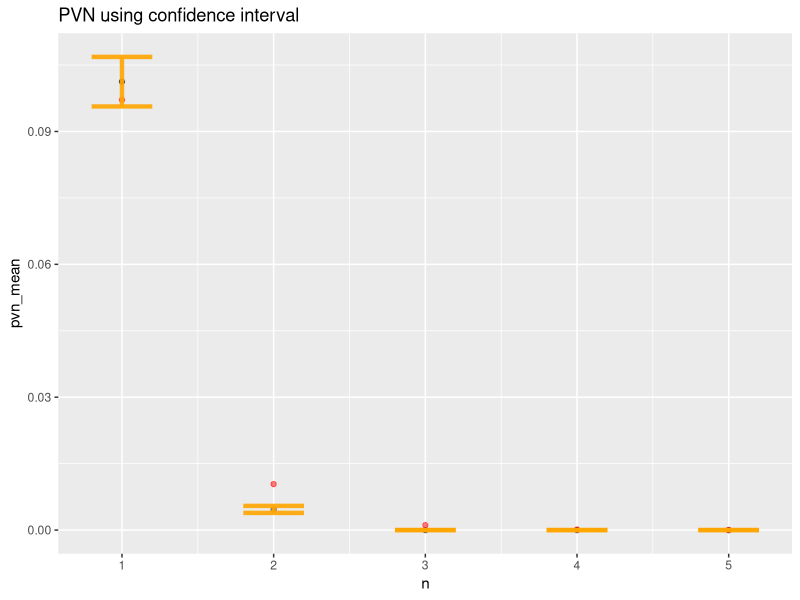
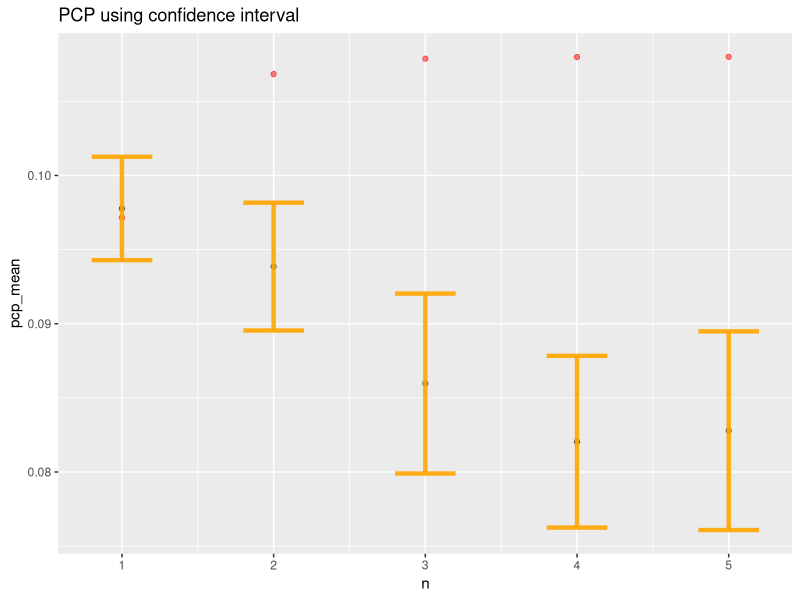

Generate these figures, in order, with R:
## ---- chunk 1
knitr::opts_chunk$set(echo = TRUE)
require(ggplot2)
require(dplyr)
## ---- chunk 2

# Extract
# cat *.out | grep PCP | cut -d' ' -f1 | cut -d: -f2
# cat *.out | grep PVN | cut -d' ' -f1 | cut -d: -f2

# 1 replica
# Run: cd inputgen/; go run main.go --duration=3600000 --r=10 --mu=0.0036 --bigOmega=0.003 --littleOmega=0.0001; cd ..; for i in `seq 1 10`; do go run main.go --rate=1 --warmup=0 --d=1h --i=inputgen/input_$i.csv > r1_$i.out; done
# Pack output: zip sim_1_out.zip r1_*.out

sim_1 <- data.frame("n"=1, "pcp"=c(0.087828,0.100554,0.122147,0.091038,0.099548,0.102508,0.101182,0.098226,0.091749,0.110540,0.082539,0.084199,0.097930,0.103615,0.082634,0.075048,0.099349,0.091276,0.103073,0.097636,0.102800,0.087523,0.114552,0.100970,0.105609,0.098608,0.109040,0.093157,0.119403,0.099156,0.075839,0.094279,0.077695,0.096843,0.087811,0.103664,0.097543,0.101913,0.114679,0.081196,0.120413,0.091432,0.091970,0.083556,0.091861,0.132718,0.092036,0.087000,0.112325,0.100490), "pvn"=c(0.096868, 0.116235, 0.084960, 0.110168, 0.130572, 0.132739, 0.070176, 0.093550, 0.091497, 0.085696))

# 2 replicas
# Run: cd clustergo; for i in `seq 1 10`; do cd inputgen/; go run main.go --duration=3600000 --r=2 --mu=0.0036 --bigOmega=0.003 --littleOmega=0.0001; cd ..;  go run main.go --rate=1 --warmup=0 --d=1h --i=inputgen/input_1.csv,inputgen/input_2.csv > r2_$i.out; rm inputgen/input_*.csv; done
# Pack output: zip sim_2_out.zip r2_*.out; rm *.out

sim_2 <- data.frame("n"=2, "pcp"=c(0.103967,0.089648,0.113708,0.084848,0.078597,0.098332,0.137233,0.072529,0.106390,0.089083,0.074353,0.110095,0.096170,0.071154,0.083234,0.077419,0.104308,0.089559,0.123605,0.077239,0.120112,0.102607,0.095481,0.094122,0.085818,0.116828,0.081776,0.106396,0.110923,0.092733,0.107282,0.071275,0.095274,0.095999,0.076614,0.099532,0.096317,0.101180,0.113841,0.091892,0.091085,0.093966,0.086518,0.066064,0.094390,0.091578,0.085647,0.080538,0.094753,0.070735), "pvn"=c(0.004891,0.003876,0.008996,0.001429,0.006466,0.004020,0.011546,0.002198,0.003598,0.001286,0.004288,0.010889,0.004433,0.001628,0.002104,0.004995,0.005269,0.001762,0.002564,0.003522,0.011380,0.002592,0.003929,0.006072,0.003638,0.012467,0.003614,0.008944,0.006296,0.002932,0.003405,0.003124,0.002313,0.000044,0.004821,0.005040,0.004700,0.008588,0.006201,0.005290,0.003896,0.004797,0.003823,0.002525,0.005128,0.004599,0.003808,0.003739,0.004910,0.001141))

# 3 replicas
# Run: for i in `seq 1 10`; do cd inputgen/; go run main.go --duration=3600000 --r=3 --mu=0.0036 --bigOmega=0.003 --littleOmega=0.0001; cd ..;  go run main.go --rate=1 --warmup=0 --d=1h --i=inputgen/input_1.csv,inputgen/input_2.csv,inputgen/input_3.csv > r3_$i.out; rm inputgen/input_*.csv; done
# Pack output: zip sim_3_out.zip r3_*.out; rm *.out

sim_3 <- data.frame("n"=3, "pcp"=c(0.076665, 0.099287, 0.084492, 0.081343, 0.095050, 0.087707, 0.091867, 0.071911, 0.090259, 0.081107), "pvn"=c(0.000000, 0.000000, 0.000000, 0.000000, 0.000000, 0.000000, 0.000000, 0.000000, 0.000000, 0.000000))

# 4 Replicas
# Run: for i in `seq 1 10`; do cd inputgen/; go run main.go --duration=3600000 --r=4 --mu=0.0036 --bigOmega=0.003 --littleOmega=0.0001; cd ..;  go run main.go --rate=1 --warmup=0 --d=1h --i=inputgen/input_1.csv,inputgen/input_2.csv,inputgen/input_3.csv,inputgen/input_4.csv > r4_$i.out; rm inputgen/input_*.csv; done
# Pack output: zip sim_4_out.zip r4_*.out; rm *.out

sim_4 <- data.frame("n"=4, "pcp"=c(0.089460, 0.086109, 0.079032, 0.073925, 0.089927, 0.093196, 0.087492, 0.072702, 0.077475, 0.071132), "pvn"=c(0.000000, 0.000000, 0.000000, 0.000000, 0.000000, 0.000000, 0.000000, 0.000000, 0.000000, 0.000000))

# 5 Replicas
# Run: for i in `seq 1 10`; do cd inputgen/; go run main.go --duration=3600000 --r=5 --mu=0.0036 --bigOmega=0.003 --littleOmega=0.0001; cd ..;  go run main.go --rate=1 --warmup=0 --d=1h --i=inputgen/input_1.csv,inputgen/input_2.csv,inputgen/input_3.csv,inputgen/input_4.csv,inputgen/input_5.csv > r5_$i.out; rm inputgen/input_*.csv; done
# Pack output: zip sim_5_out.zip r5_*.out; rm *.out

sim_5 <- data.frame("n"=5, "pcp"=c(0.098370, 0.076470, 0.080757, 0.094711, 0.080790, 0.091174, 0.070913, 0.078000, 0.071904, 0.084757), "pvn"=c(0.000000, 0.000000, 0.000000, 0.000000, 0.000000, 0.000000, 0.000000, 0.000000, 0.000000, 0.000000))

analytical <- data.frame("n"=c(1,2,3,4,5), "pvn"=c(0.097157, 0.010380, 0.001120, 0.000121, 0.000013), "pcp"=c(0.097157, 0.106840, 0.107875, 0.107986, 0.107999), "modelo"="Analítico")
  

# Calculates mean, sd, se and IC
# Inspired by: https://www.r-graph-gallery.com/4-barplot-with-error-bar.html
sim_raw_data <- cbind(rbind(sim_1, sim_2, sim_3, sim_4, sim_5),"modelo"="Simulado")
sim_data <- sim_raw_data %>%
  group_by(n) %>%
  summarise( 
    count=n(),
    pvn_mean=mean(pvn),
    pvn_sd=sd(pvn),
    pcp_mean=mean(pcp),
    pcp_sd=sd(pcp)
  ) %>%
  mutate(pvn_se=pvn_sd/sqrt(count))  %>%
  mutate(pvn_ic=pvn_se * qt((1-0.05)/2 + .5, count-1)) %>%
  mutate(pcp_se=pcp_sd/sqrt(count))  %>%
  mutate(pcp_ic=pcp_se * qt((1-0.05)/2 + .5, count-1))

mean(sim_2$pvn)
analytical$pvn

ggplot(sim_data) +
  geom_point(aes(x=n, y=pvn_mean), stat="identity", fill="forestgreen", alpha=0.5) +
  geom_point(data=analytical, aes(x=n, y=pvn), stat="identity", fill="forestgreen", alpha=0.5, color="red") +
  geom_errorbar(aes(x=n, ymin=pvn_mean-pvn_ic, ymax=pvn_mean+pvn_ic), width=0.4, colour="orange", alpha=0.9, size=1.5) +
  ggtitle("PVN using confidence interval")

ggplot(sim_data) +
  geom_point(aes(x=n, y=pcp_mean), stat="identity", fill="forestgreen", alpha=0.5) +
  geom_point(data=analytical, aes(x=n, y=pcp), stat="identity", fill="forestgreen", alpha=0.5, color="red") +
  geom_errorbar(aes(x=n, ymin=pcp_mean-pcp_ic, ymax=pcp_mean+pcp_ic), width=0.4, colour="orange", alpha=0.9, size=1.5) +
  ggtitle("PCP using confidence interval")
